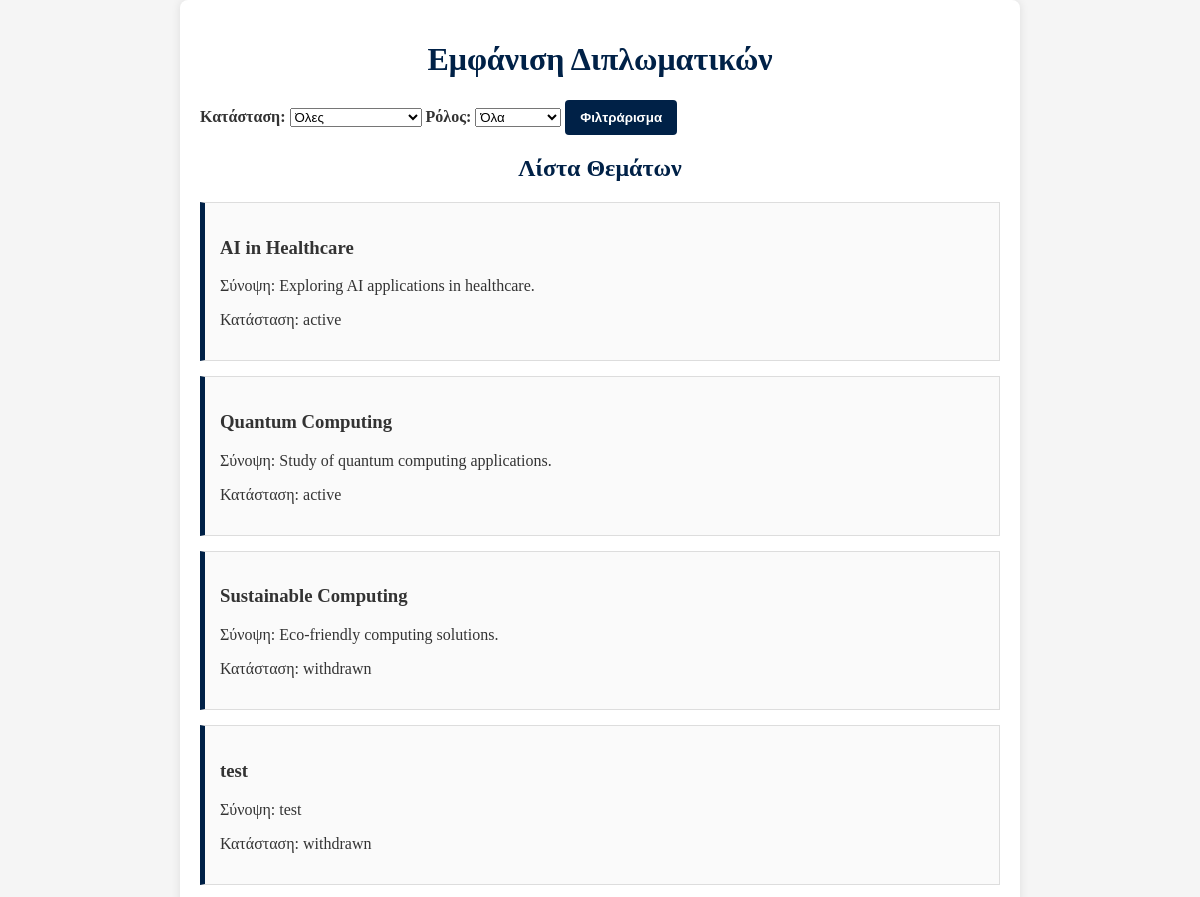
Page /all_thesis.php (signed in, upper part) on the earlier database version.
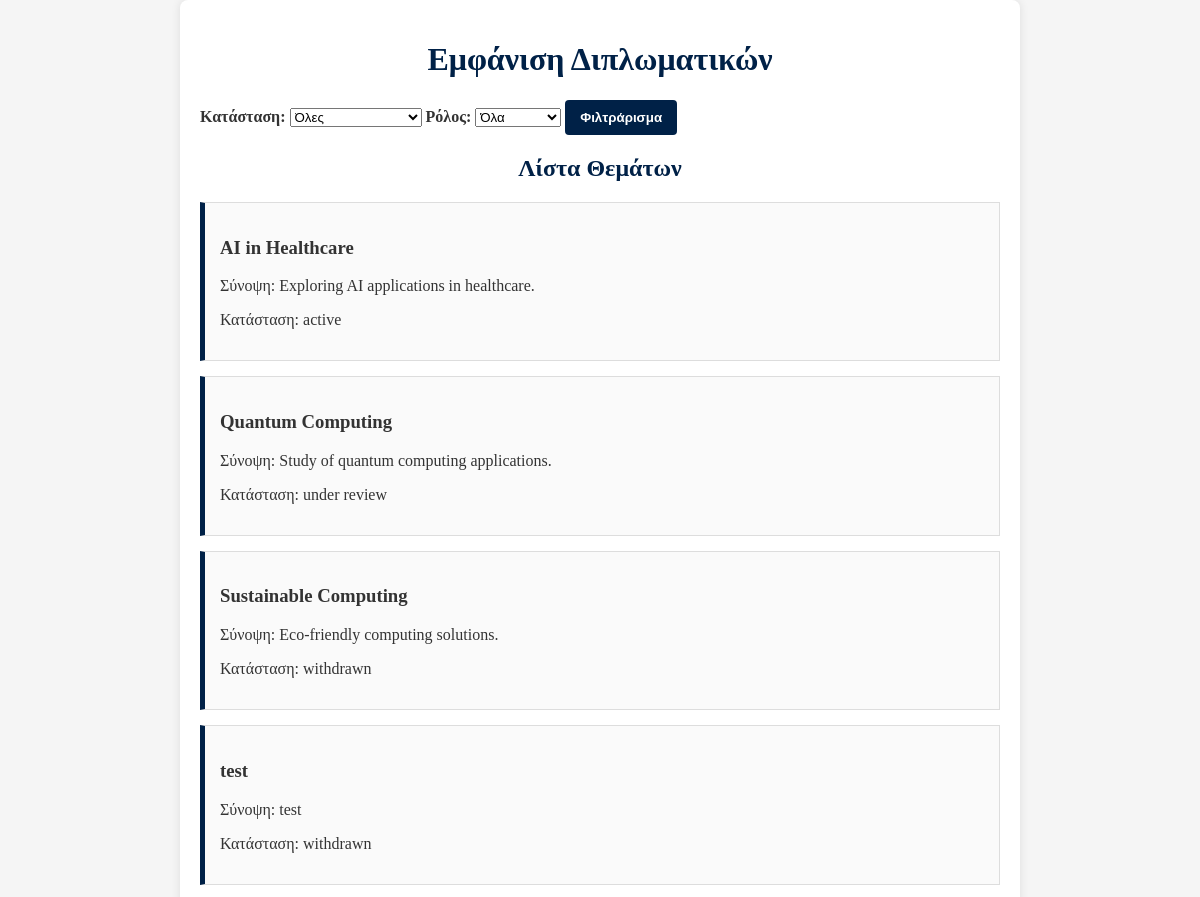
Same page on the later database version.
### tables this page shows
CREATE TABLE `thesis` (
  `thesisID` int(11) NOT NULL,
  `title` varchar(255) NOT NULL,
  `description` text NOT NULL,
  `status` enum('under assignment','active','under review','finalized','withdrawn') NOT NULL,
  `supervisorID` int(11) NOT NULL,
  `member1ID` int(11) DEFAULT NULL,
  `member2ID` int(11) DEFAULT NULL,
  `studentID` int(11) DEFAULT NULL,
  `finalGrade` decimal(2,1) DEFAULT NULL,
  `postedDate` date NOT NULL,
  `assignmentDate` date DEFAULT NULL,
  `completionDate` date DEFAULT NULL,
  `examinationDate` datetime DEFAULT NULL,
  `withdrawalDate` date DEFAULT NULL,
  `pdf` varchar(50) DEFAULT NULL,
  `withdrawn_comment` enum('from professor','from secretary') DEFAULT NULL,
  `general_assembly` varchar(20) DEFAULT NULL,
  `member1Grade` double(2,1) DEFAULT NULL,
  `member2Grade` double(2,1) DEFAULT NULL,
  `nemertes` varchar(50) DEFAULT NULL
);

### all_thesis.php (the view, shortened to what this page needs)
<?php
include 'access.php';
$filter_status = isset($_GET['status']) ? $_GET['status'] : '';
$filter_role = isset($_GET['role']) ? $_GET['role'] : '';
$status_condition = ($filter_status !== '') ? "AND status = ?" : "";
$role_condition = "";
if ($filter_role === 'supervisor') {
    $role_condition = "supervisorID = ?";
} elseif ($filter_role === 'member') {
    $role_condition = "(member1ID = ? OR member2ID = ?)";
} else {
    $role_condition = "(supervisorID = ? OR member1ID = ? OR member2ID = ?)";
}
$query = "
    SELECT
        thesis.thesisID,
        thesis.title,
        thesis.description,
        thesis.pdf,
        thesis.status,
        thesis.studentID,
        thesis.supervisorID,
        thesis.member1ID,
        thesis.member2ID,
        thesis.postedDate,
        thesis.assignmentDate,
        thesis.completionDate,
        thesis.examinationDate,
        thesis.finalGrade,
        thesis.member1Grade,
        thesis.member2Grade,
        thesis.withdrawalDate,
        thesis.withdrawn_comment,
        students.name AS student_name,
        students.surname AS student_surname,
        supervisor.name AS supervisor_name,
        supervisor.surname AS supervisor_surname,
        member1.name AS member1_name,
        member1.surname AS member1_surname,
        member2.name AS member2_name,
        member2.surname AS member2_surname
    FROM
        thesis
    LEFT JOIN students ON thesis.studentID = students.Student_ID
    LEFT JOIN professors AS supervisor ON thesis.supervisorID = supervisor.Professor_ID
    LEFT JOIN professors AS member1 ON thesis.member1ID = member1.Professor_ID
    LEFT JOIN professors AS member2 ON thesis.member2ID = member2.Professor_ID
    WHERE
        $role_condition
        $status_condition
";
$stmt = $con->prepare($query);
if ($filter_status !== '') {
    if ($role_condition === "(supervisorID = ? OR member1ID = ? OR member2ID = ?)") {
        $stmt->bind_param('iiis', $_SESSION['user_id'], $_SESSION['user_id'], $_SESSION['user_id'], $filter_status);
    } elseif ($role_condition === "(member1ID = ? OR member2ID = ?)") {
        $stmt->bind_param('iis', $_SESSION['user_id'], $_SESSION['user_id'], $filter_status);
    } else {
        $stmt->bind_param('is', $_SESSION['user_id'], $filter_status);
    }
} else {
    if ($role_condition === "(supervisorID = ? OR member1ID = ? OR member2ID = ?)") {
        $stmt->bind_param('iii', $_SESSION['user_id'], $_SESSION['user_id'], $_SESSION['user_id']);
    } elseif ($role_condition === "(member1ID = ? OR member2ID = ?)") {
        $stmt->bind_param('ii', $_SESSION['user_id'], $_SESSION['user_id']);
    } else {
        $stmt->bind_param('i', $_SESSION['user_id']);
    }
}
$stmt->execute();
$result = $stmt->get_result();
?>
<!DOCTYPE html>
<html lang="el">
<head>
    <link rel="stylesheet" href="dipl.css">
</head>
<body>
    <div class="container">
        <h1>Εμφάνιση Διπλωματικών</h1>
        <form method="GET" action="" style="margin-bottom: 20px;">
            <label for="status">Κατάσταση:</label>
            <select name="status" id="status">
                <option value="">Όλες</option>
            </select>
            <label for="role">Ρόλος:</label>
            <select name="role" id="role">
                <option value="">Όλα</option>
            </select>
            <button type="submit">Φιλτράρισμα</button>
        </form>
        <div class="topic-list">
            <h2>Λίστα Θεμάτων</h2>
            <?php
            if ($result->num_rows > 0) {
                while ($row = $result->fetch_assoc()) {
                    echo '<div class="topic" onclick="showModal(' . htmlspecialchars(json_encode($row), ENT_QUOTES, 'UTF-8') . ')">';
                    echo '<h3>' . htmlspecialchars($row['title']) . '</h3>';
                    echo '<p>Σύνοψη: ' . htmlspecialchars($row['description']) . '</p>';
                    echo '<p>Κατάσταση: ' . htmlspecialchars($row['status']) . '</p>';
                    echo '</div>';
                }
            } else {
                echo '<p>Δεν βρέθηκαν αποτελέσματα για τα φίλτρα σας.</p>';
            }
            ?>
        </div>
    </div>
</body>
</html>

Differences in the rows shown:
changed thesis "Quantum Computing": status "active" → "under review"
